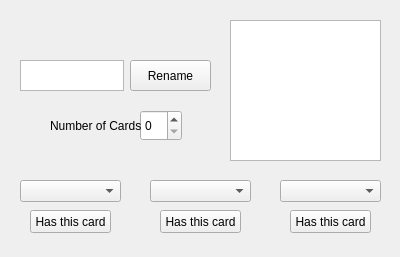
<?xml version="1.0" encoding="UTF-8"?>
<ui version="4.0">
 <class>Form</class>
 <widget class="QWidget" name="Form">
  <property name="geometry">
   <rect>
    <x>0</x>
    <y>0</y>
    <width>400</width>
    <height>257</height>
   </rect>
  </property>
  <property name="windowTitle">
   <string>Form</string>
  </property>
  <widget class="QComboBox" name="cat1Box">
   <property name="geometry">
    <rect>
     <x>20</x>
     <y>180</y>
     <width>101</width>
     <height>22</height>
    </rect>
   </property>
  </widget>
  <widget class="QComboBox" name="cat2Box">
   <property name="geometry">
    <rect>
     <x>150</x>
     <y>180</y>
     <width>101</width>
     <height>22</height>
    </rect>
   </property>
  </widget>
  <widget class="QComboBox" name="cat3Box">
   <property name="geometry">
    <rect>
     <x>280</x>
     <y>180</y>
     <width>101</width>
     <height>22</height>
    </rect>
   </property>
  </widget>
  <widget class="QPushButton" name="pushButton">
   <property name="geometry">
    <rect>
     <x>30</x>
     <y>210</y>
     <width>81</width>
     <height>23</height>
    </rect>
   </property>
   <property name="text">
    <string>Has this card</string>
   </property>
  </widget>
  <widget class="QPushButton" name="pushButton_2">
   <property name="geometry">
    <rect>
     <x>160</x>
     <y>210</y>
     <width>81</width>
     <height>23</height>
    </rect>
   </property>
   <property name="text">
    <string>Has this card</string>
   </property>
  </widget>
  <widget class="QPushButton" name="pushButton_3">
   <property name="geometry">
    <rect>
     <x>290</x>
     <y>210</y>
     <width>81</width>
     <height>23</height>
    </rect>
   </property>
   <property name="text">
    <string>Has this card</string>
   </property>
  </widget>
  <widget class="QListWidget" name="playersList">
   <property name="geometry">
    <rect>
     <x>230</x>
     <y>20</y>
     <width>151</width>
     <height>141</height>
    </rect>
   </property>
   <property name="sizePolicy">
    <sizepolicy hsizetype="Expanding" vsizetype="Expanding">
     <horstretch>0</horstretch>
     <verstretch>0</verstretch>
    </sizepolicy>
   </property>
   <property name="resizeMode">
    <enum>QListView::Adjust</enum>
   </property>
  </widget>
  <widget class="QTextEdit" name="textEdit">
   <property name="geometry">
    <rect>
     <x>20</x>
     <y>60</y>
     <width>104</width>
     <height>31</height>
    </rect>
   </property>
  </widget>
  <widget class="QPushButton" name="pushButton_4">
   <property name="geometry">
    <rect>
     <x>130</x>
     <y>60</y>
     <width>81</width>
     <height>31</height>
    </rect>
   </property>
   <property name="text">
    <string>Rename</string>
   </property>
  </widget>
  <widget class="QSpinBox" name="spinBox">
   <property name="geometry">
    <rect>
     <x>140</x>
     <y>110</y>
     <width>42</width>
     <height>31</height>
    </rect>
   </property>
  </widget>
  <widget class="QLabel" name="label">
   <property name="geometry">
    <rect>
     <x>50</x>
     <y>110</y>
     <width>91</width>
     <height>31</height>
    </rect>
   </property>
   <property name="text">
    <string>Number of Cards:</string>
   </property>
  </widget>
 </widget>
 <resources/>
 <connections/>
</ui>
